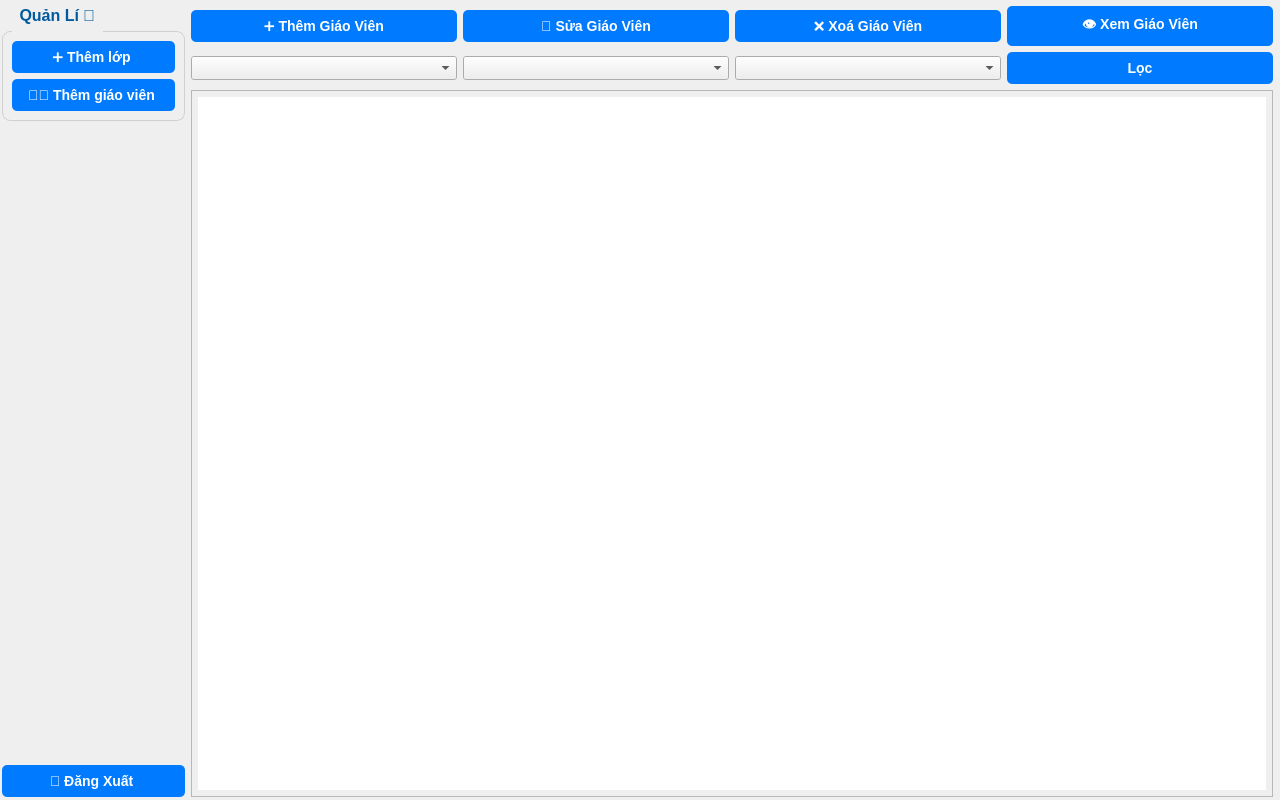
<?xml version="1.0" encoding="UTF-8"?>
<ui version="4.0">
 <class>AdminAddTeacherWindow</class>
 <widget class="QMainWindow" name="AdminAddTeacherWindow">
  <property name="geometry">
   <rect>
    <x>0</x>
    <y>0</y>
    <width>1280</width>
    <height>800</height>
   </rect>
  </property>
  <property name="windowTitle">
   <string>Admin - Thêm giáo viên</string>
  </property>
  <widget class="QWidget" name="centralwidget">
   <property name="styleSheet">
    <string notr="true">/* Bắt đầu thêm CSS tùy chỉnh tại đây nếu muốn */
QWidget {
    font-family: 'Segoe UI', Arial, sans-serif;
    font-size: 14px;
}

QGroupBox {
    font-size: 16px;
    font-weight: bold;
    border: 1px solid #D0D0D0;
    border-radius: 8px;
    margin-top: 25px;

}
QGroupBox::title {
    subcontrol-origin: margin;
    subcontrol-position: top left;
    padding: 0 5px 15px 5px;
    left: 10px;
    color: #005A9E;
}

QPushButton {
    background-color: #007BFF;
    color: white;
    font-weight: bold;
    border: none;
    border-radius: 5px;
    padding: 8px 16px;
}
QPushButton:hover {
    background-color: #0056b3;
}
</string>
   </property>
   <widget class="QWidget" name="layoutWidget">
    <property name="geometry">
     <rect>
      <x>2</x>
      <y>6</y>
      <width>1271</width>
      <height>791</height>
     </rect>
    </property>
    <layout class="QHBoxLayout" name="horizontalLayout">
     <item>
      <layout class="QVBoxLayout" name="sidebarLayout">
       <item>
        <widget class="QGroupBox" name="groupBoxManage">
         <property name="title">
          <string>Quản Lí 🏫</string>
         </property>
         <layout class="QVBoxLayout" name="layoutManage">
          <item>
           <widget class="QPushButton" name="btnAddClass">
            <property name="text">
             <string>➕ Thêm lớp	</string>
            </property>
           </widget>
          </item>
          <item>
           <widget class="QPushButton" name="btnAddTeacher">
            <property name="text">
             <string>👨‍🏫 Thêm giáo viên	</string>
            </property>
           </widget>
          </item>
         </layout>
        </widget>
       </item>
       <item>
        <spacer name="verticalSpacer">
         <property name="orientation">
          <enum>Qt::Vertical</enum>
         </property>
         <property name="sizeHint" stdset="0">
          <size>
           <width>0</width>
           <height>0</height>
          </size>
         </property>
        </spacer>
       </item>
       <item>
        <widget class="QPushButton" name="btnLogout">
         <property name="text">
          <string>🚪 Đăng Xuất	</string>
         </property>
        </widget>
       </item>
      </layout>
     </item>
     <item>
      <layout class="QVBoxLayout" name="verticalLayout">
       <item>
        <layout class="QHBoxLayout" name="actionButtons">
         <item>
          <widget class="QPushButton" name="btnThem">
           <property name="text">
            <string>➕ Thêm Giáo Viên</string>
           </property>
          </widget>
         </item>
         <item>
          <widget class="QPushButton" name="btnSua">
           <property name="text">
            <string>📄 Sửa Giáo Viên</string>
           </property>
          </widget>
         </item>
         <item>
          <widget class="QPushButton" name="btnXoa">
           <property name="text">
            <string>❌ Xoá Giáo Viên</string>
           </property>
          </widget>
         </item>
         <item>
          <widget class="QPushButton" name="btnXem">
           <property name="text">
            <string>👁️ Xem Giáo Viên</string>
           </property>
          </widget>
         </item>
        </layout>
       </item>
       <item>
        <layout class="QHBoxLayout" name="filterLayout">
         <item>
          <widget class="QComboBox" name="comboSubject">
           <property name="placeholderText" stdset="0">
            <string>Môn dạy</string>
           </property>
           <item>
            <property name="text">
             <string>Tất cả</string>
            </property>
           </item>
           <item>
            <property name="text">
             <string>Toán</string>
            </property>
           </item>
           <item>
            <property name="text">
             <string>Văn</string>
            </property>
           </item>
           <item>
            <property name="text">
             <string>Anh</string>
            </property>
           </item>
           <item>
            <property name="text">
             <string>KHTN</string>
            </property>
           </item>
          </widget>
         </item>
         <item>
          <widget class="QComboBox" name="comboGender">
           <property name="placeholderText" stdset="0">
            <string>Giới tính</string>
           </property>
           <item>
            <property name="text">
             <string>Tất cả</string>
            </property>
           </item>
           <item>
            <property name="text">
             <string>Nam</string>
            </property>
           </item>
           <item>
            <property name="text">
             <string>Nữ</string>
            </property>
           </item>
          </widget>
         </item>
         <item>
          <widget class="QComboBox" name="comboHomeroom">
           <property name="placeholderText" stdset="0">
            <string>GVCN?</string>
           </property>
           <item>
            <property name="text">
             <string>Tất cả</string>
            </property>
           </item>
           <item>
            <property name="text">
             <string>Là GVCN</string>
            </property>
           </item>
           <item>
            <property name="text">
             <string>Không Là GVCN</string>
            </property>
           </item>
          </widget>
         </item>
         <item>
          <widget class="QPushButton" name="btnFilter">
           <property name="text">
            <string>Lọc</string>
           </property>
          </widget>
         </item>
        </layout>
       </item>
       <item>
        <widget class="QListWidget" name="teacherList">
         <property name="styleSheet">
          <string notr="true">QListWidget {
    font-size: 16px;
    padding: 6px;
    spacing: 6px; /* khoảng cách giữa các item */
}

QListWidget::item {
    padding: 10px 12px;
    margin: 6px;
    border: 1px solid #3a3a3a;
    border-radius: 6px;
    background-color: #1e1e1e;
    color: white;
}

QListWidget::item:selected {
    background-color: #007BFF;
    color: white;
    font-weight: bold;
}
</string>
         </property>
        </widget>
       </item>
      </layout>
     </item>
    </layout>
   </widget>
  </widget>
 </widget>
 <resources/>
 <connections/>
</ui>
